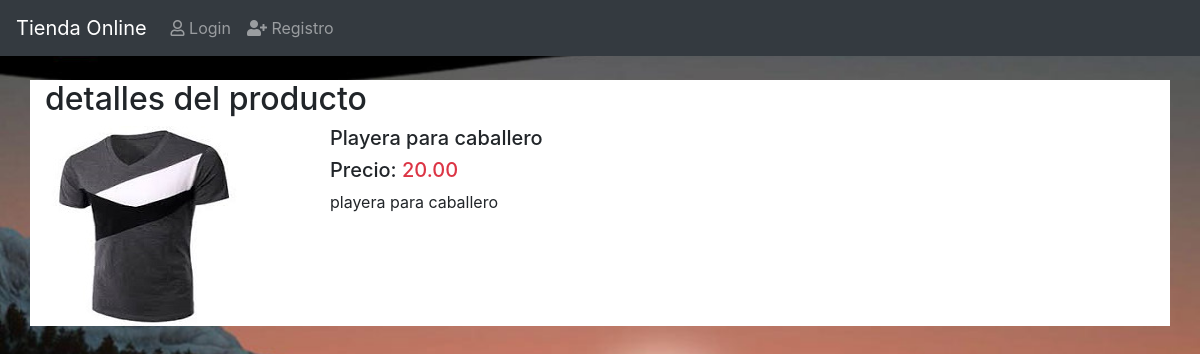
Page /producto/playera-para-caballero on the earlier database version.
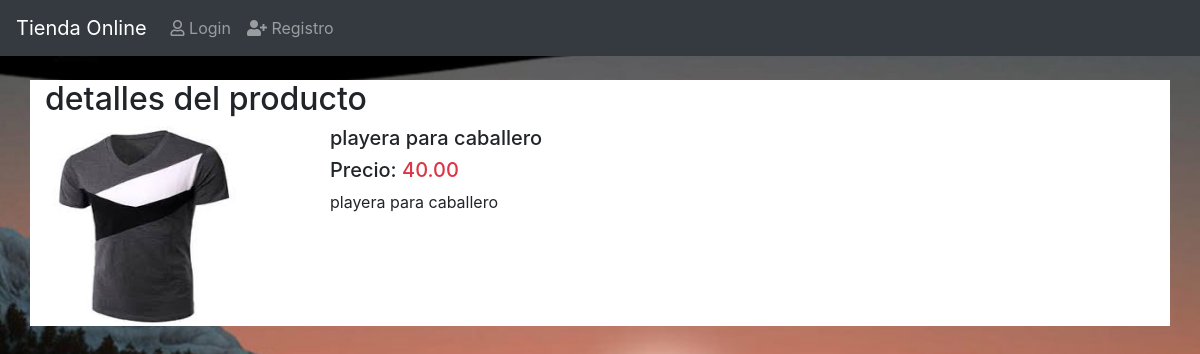
Same page on the later database version.
### productos/models.py (models this page shows, shortened)
class Producto(models.Model):
    titulo = models.CharField(max_length=50)
    descripcion = models.TextField()
    precio = models.DecimalField(max_digits=8,decimal_places=2,default=0.0) # 12345678,12
    created = models.DateTimeField(auto_now_add=True)
    imagen=models.ImageField(upload_to='productos/',null=False,blank=False)
    slug = models.SlugField(null=False,blank=False,unique=True)#se usa para obtener elementos a partir de su slug

### productos/views.py (the view)
# urls.py: path('<slug:slug>',views.ProductoDetailView.as_view(),name='producto'),
class ProductoDetailView(DetailView):
    model = Producto #modelo con el que se va trabajar
    template_name = 'producto/producto.html' #template con el que se va a trabajar
    def get_context_data(self,**kwargs):
        context = super().get_context_data(**kwargs) #esto genera un nuevo diccionario para generar nuevas llaves
        context['titulo'] = 'Listado de Productos' #aca se reemplaza lo que tiene el nombre titulo por un nuevo valor
        return context

### productos/templates/producto/producto.html
{% extends "base.html" %}
{% block content %}
    <div class="col-12 bg-white">
        <h2 class="">detalles del producto</h2>
        <div class="row">
            <div class="col-3">
                {% if producto.imagen %}
                    <img src="{{ producto.imagen.url }}" alt="Image del producto" width="200" height="200">
                {% endif %}
            </div>
            <div class="col-9">
                <div class="h5">{{producto.titulo}}</div>
                <div class="h5">
                    Precio: <span class="text-danger">{{producto.precio}}</span>
                </div>
                <div>
                    <p>{{producto.descripcion}}</p>
                </div>
            </div>
        </div>
    </div>
{% endblock  %}

Differences in the rows shown:
no longer on this page (row edited): Producto: imagen (picture), titulo "Playera para caballero", precio "20.00", descripcion "playera para caballero"
now on this page (row edited): Producto: imagen (picture), titulo "playera para caballero", precio "40.00", descripcion "playera para caballero"
